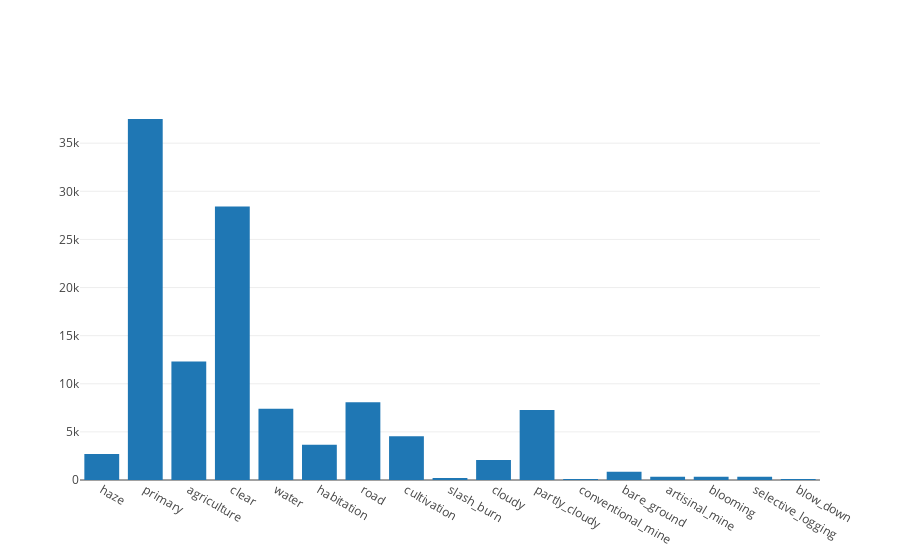

The code cell stored with this chart in its notebook:
### Code cell
labels = df_train['tags'].apply(lambda x: x.split(' '))
from collections import Counter, defaultdict
counts = defaultdict(int)
for l in labels:
    for l2 in l:
        counts[l2] += 1

data=[go.Bar(x=list(counts.keys()), y=list(counts.values()))]
layout=dict(height=800, width=800, title='Distribution of training labels')
fig=dict(data=data, layout=layout)
py.iplot(data, filename='train-label-dist')

### Figure 1 — Plotly figure (JSON) as saved in the notebook; plotly's stock layout.template omitted (floating-point values rounded to 4 significant figures)
{"data": [{"type": "bar", "uid": "7fe00620-d21c-11e8-98de-cda6e2c38d8a", "x": ["haze", "primary", "agriculture", "clear", "water", "habitation", "road", "cultivation", "slash_burn", "cloudy", "partly_cloudy", "conventional_mine", "bare_ground", "artisinal_mine", "blooming", "selective_logging", "blow_down"], "y": [2697, 37513, 12315, 28431, 7411, 3660, 8071, 4547, 209, 2089, 7261, 100, 862, 339, 332, 340, 101]}], "layout": {}}
